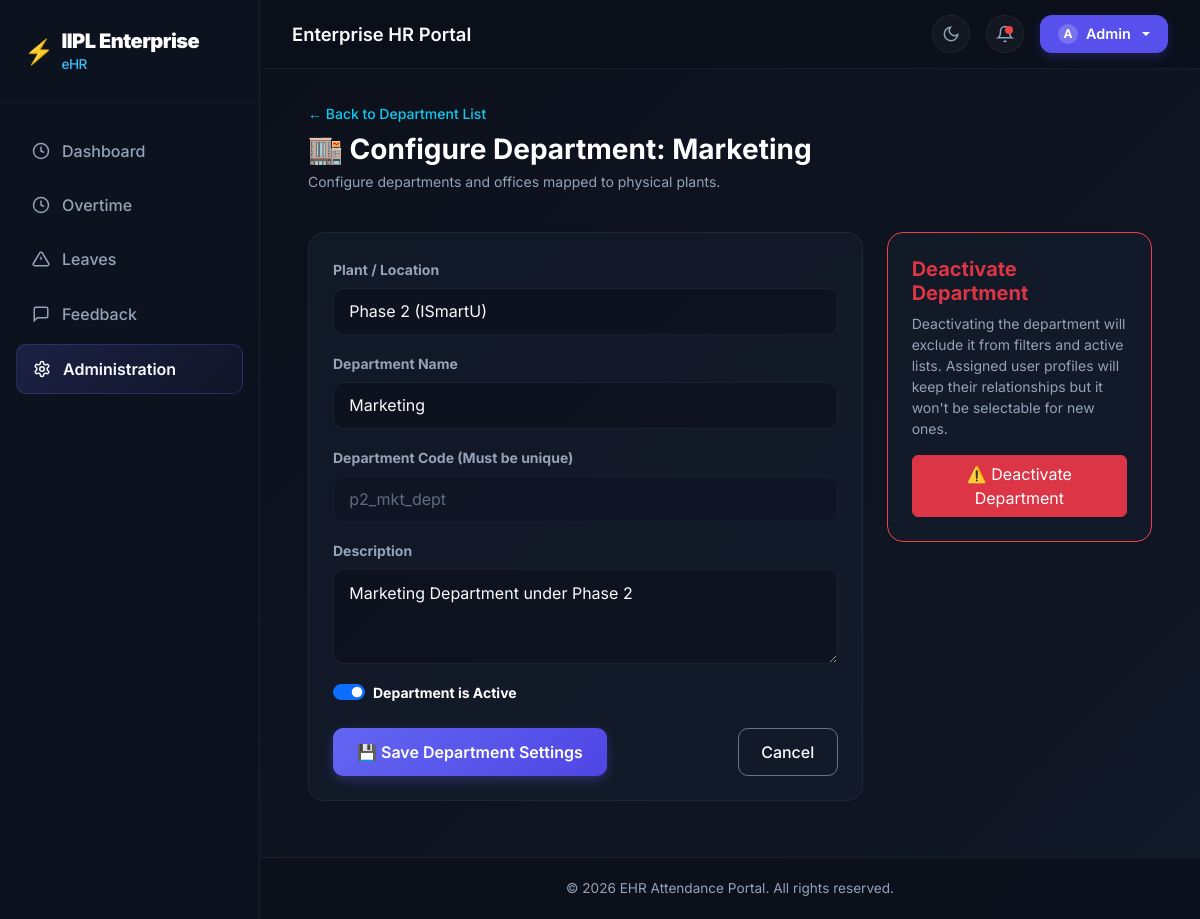
Page /admin-portal/departments/3/edit/ (signed in) on the committed database.
### attendance/models.py (models this page shows, shortened)
class Department(models.Model):
    plant = models.ForeignKey(Plant, on_delete=models.CASCADE, related_name="departments")
    name = models.CharField(max_length=100)
    code = models.CharField(max_length=50, unique=True)
    description = models.TextField(blank=True, null=True)
    is_active = models.BooleanField(default=True)

class Plant(models.Model):
    company = models.ForeignKey(Company, on_delete=models.CASCADE, related_name="plants")
    name = models.CharField(max_length=100)
    code = models.CharField(max_length=50, unique=True)
    address = models.CharField(max_length=255, blank=True, null=True)
    city = models.CharField(max_length=100, blank=True, null=True)
    state = models.CharField(max_length=100, blank=True, null=True)
    country = models.CharField(max_length=100, blank=True, null=True)
    description = models.TextField(blank=True, null=True)
    is_active = models.BooleanField(default=True)

### attendance/views_admin.py (the view, shortened to what this page needs)
# urls.py: path("admin-portal/departments/<int:dept_id>/edit/", views_admin.admin_department_edit, name="admin_department_edit"),
@admin_permission_required("role.manage")
def admin_department_edit(request, dept_id):
    dept = get_object_or_404(Department, id=dept_id)
    plants = Plant.objects.filter(is_active=True).order_by("name")
    return render(request, "attendance/admin/department_form.html", {"active_tab": "admin", "department": dept, "plants": plants, "is_create": False})

### attendance/views_admin.py (called while the page is built, shortened)
def admin_permission_required(perm_code=None):
    def decorator(view_func):
        @wraps(view_func)
        def _wrapped_view(request, *args, **kwargs):
            if not request.user.is_authenticated:
                return redirect("login")
            if request.user.is_superuser:
                return view_func(request, *args, **kwargs)
        return _wrapped_view
    return decorator

### attendance/templates/attendance/admin/department_form.html (shortened to what this page needs)
{% extends 'attendance/base.html' %}
{% block content %}
<div class="row fade-in-el mb-4">
    <div class="col-12">
        <a href="{% url 'admin_departments' %}" class="text-info text-decoration-none small fw-medium">&larr; Back to Department List</a>
        <h3 class="fw-bold text-white mt-2 mb-1">{% if is_create %}🏬 Create Department{% else %}🏬 Configure Department: {{ department.name }}{% endif %}</h3>
        <p class="text-muted small">Configure departments and offices mapped to physical plants.</p>
    </div>
</div>
<div class="row fade-in-el">
    <div class="col-lg-8 mb-4">
        <div class="card bg-dark border-secondary p-4 shadow-sm" style="background: var(--card-bg) !important; border: 1px solid var(--card-border) !important; border-radius: 16px;">
            <form method="POST">
                <div class="mb-3">
                    <label for="plant" class="form-label text-muted small fw-bold">Plant / Location</label>
                    <select id="plant" name="plant" class="form-select form-control-custom" required>
                        {% for pl in plants %}
                        <option value="{{ pl.code }}" {% if not is_create and department.plant.code == pl.code %}selected{% endif %}>{{ pl.name }} ({{ pl.company.name }})</option>
                        {% endfor %}
                    </select>
                </div>
                <div class="mb-3">
                    <label for="name" class="form-label text-muted small fw-bold">Department Name</label>
                    <input type="text" id="name" name="name" class="form-control form-control-custom"
                           placeholder="e.g., Production" value="{{ department.name|default:'' }}" required>
                </div>
                <div class="mb-3">
                    <label for="code" class="form-label text-muted small fw-bold">Department Code (Must be unique)</label>
                    <input type="text" id="code" name="code" class="form-control form-control-custom"
                           placeholder="e.g., prod" value="{{ department.code|default:'' }}"
                           {% if not is_create %}readonly style="opacity: 0.6; cursor: not-allowed;"{% endif %} required>
                </div>
                <div class="mb-3">
                    <label for="description" class="form-label text-muted small fw-bold">Description</label>
                    <textarea id="description" name="description" class="form-control form-control-custom" rows="3"
                              placeholder="Brief description of department functions...">{{ department.description|default:'' }}</textarea>
                </div>
                {% if not is_create %}
                <div class="mb-4">
                    <div class="form-check form-switch">
                        <input class="form-check-input" type="checkbox" role="switch" id="is_active" name="is_active" {% if department.is_active %}checked{% endif %}>
                        <label class="form-check-label text-white small fw-bold" for="is_active">Department is Active</label>
                    </div>
                </div>
                {% endif %}
                <div class="mt-4 d-flex justify-content-between align-items-center">
                    <button type="submit" class="btn btn-accent px-4" style="background-color: var(--primary-accent); border: none; color: #fff;">
                        💾 Save Department Settings
                    </button>
                    <a href="{% url 'admin_departments' %}" class="btn btn-outline-custom text-white border-secondary">Cancel</a>
                </div>
            </form>
        </div>
    </div>
    {% if not is_create %}
    <div class="col-lg-4 mb-4">
        {% if department.is_active %}
        <div class="card bg-dark border-danger p-4 shadow-sm" style="background: var(--card-bg) !important; border: 1px solid var(--danger-color) !important; border-radius: 16px;">
            <h5 class="fw-bold text-danger mb-2">Deactivate Department</h5>
            <p class="text-muted small">Deactivating the department will exclude it from filters and active lists. Assigned user profiles will keep their relationships but it won't be selectable for new ones.</p>
            <form method="POST">
                <button type="submit" class="btn btn-danger w-100 py-2.5 small"
                        onclick="return confirm('Are you sure you want to deactivate this department?');">
                    ⚠️ Deactivate Department
                </button>
            </form>
        </div>
        {% endif %}
    </div>
    {% endif %}
</div>
{% endblock %}

### attendance/templates/attendance/base.html (shortened to what this page needs)
{% load rbac_tags %}
<!DOCTYPE html>
<html lang="en">
<head>
    <link href="https://cdn.jsdelivr.net/npm/bootstrap@5.3.3/dist/css/bootstrap.min.css" rel="stylesheet">
    <link rel="stylesheet" href="https://cdn.jsdelivr.net/npm/bootstrap-icons@1.11.3/font/bootstrap-icons.min.css">
</head>
<body>
    {% if user.is_authenticated %}
    <div class="portal-wrapper">
        <aside class="sidebar-container d-none d-lg-flex">
            <div class="sidebar-header">
                <a href="/" class="sidebar-brand d-flex align-items-center gap-2">
                    <span class="fs-4 text-white">⚡</span>
                    <div>
                        <strong class="text-white">IIPL Enterprise</strong>
                        <span>eHR</span>
                    </div>
                </a>
            </div>
            <nav class="sidebar-menu">
                <a href="/?tab=dashboard"
                    class="sidebar-link {% if active_tab == 'dashboard' or not active_tab %}active{% endif %}">
                    <svg width="18" height="18" fill="none" stroke="currentColor" stroke-width="2" viewBox="0 0 24 24">
                        <circle cx="12" cy="12" r="10" />
                        <path d="M12 6v6l4 2" />
                    </svg>
                    Dashboard
                </a>
                <a href="{% url 'overtime' %}"
                    class="sidebar-link {% if request.resolver_match.url_name == 'overtime' %}active{% endif %}">
                    <svg width="18" height="18" fill="none" stroke="currentColor" stroke-width="2" viewBox="0 0 24 24">
                        <circle cx="12" cy="12" r="10" />
                        <polyline points="12 6 12 12 16 14" />
                    </svg>
                    Overtime
                </a>
                <a href="{% url 'leaves' %}"
                    class="sidebar-link {% if request.resolver_match.url_name == 'leaves' or active_tab == 'leaves' %}active{% endif %}">
                    <svg width="18" height="18" fill="none" stroke="currentColor" stroke-width="2" viewBox="0 0 24 24">
                        <path
                            d="M10.29 3.86L1.82 18a2 2 0 0 0 1.71 3h16.94a2 2 0 0 0 1.71-3L13.71 3.86a2 2 0 0 0-3.42 0z" />
                        <line x1="12" y1="9" x2="12" y2="13" />
                        <line x1="12" y1="17" x2="12.01" y2="17" />
                    </svg>
                    Leaves
                </a>
                <a href="{% url 'feedback' %}"
                    class="sidebar-link {% if request.resolver_match.url_name == 'feedback' %}active{% endif %}">
                    <svg width="18" height="18" fill="none" stroke="currentColor" stroke-width="2" viewBox="0 0 24 24">
                        <path d="M21 15a2 2 0 0 1-2 2H7l-4 4V5a2 2 0 0 1 2-2h14a2 2 0 0 1 2 2z"/>
                    </svg>
                    Feedback
                </a>
                {% if user.is_superuser or user|has_permission:"role.manage" or user|has_permission:"section.manage" or user|has_permission:"user.manage" %}
                <a href="{% url 'admin_dashboard' %}"
                    class="sidebar-link {% if active_tab == 'admin' %}active{% endif %}">
                    Administration
                </a>
                {% endif %}
            </nav>
        </aside>
        <main class="content-section">
            <header class="top-navbar">
                <div class="d-flex align-items-center gap-3">
                    <h2 class="top-navbar-title">Enterprise HR Portal</h2>
                </div>
                <div class="top-navbar-actions">
                    <div class="notification-btn" id="themeToggleBtn" onclick="toggleTheme()" title="Toggle Theme">
                        <svg width="18" height="18" fill="none" stroke="currentColor" stroke-width="2"
                            viewBox="0 0 24 24" id="themeIcon">
                            <path d="M21 12.79A9 9 0 1 1 11.21 3 7 7 0 0 0 21 12.79z"></path>
                        </svg>
                    </div>
                    <div class="notification-btn">
                        <svg width="18" height="18" fill="none" stroke="currentColor" stroke-width="2"
                            viewBox="0 0 24 24">
                            <path d="M18 8A6 6 0 0 0 6 8c0 7-3 9-3 9h18s-3-2-3-9" />
                            <path d="M13.73 21a2 2 0 0 1-3.46 0" />
                        </svg>
                        <span class="notification-badge"></span>
                    </div>
                    <div class="dropdown">
                        <button class="profile-dropdown-btn dropdown-toggle" type="button" id="userProfileDropdown"
                            data-bs-toggle="dropdown" aria-expanded="false">
                            <span class="profile-avatar-sm">
                                {{ user.username|slice:":1"|upper }}
                            </span>
                            <span class="profile-username-text">{{ user.username }}</span>
                        </button>
                    </div>
                </div>
            </header>
            <div class="container-fluid main-container fade-in-el px-lg-4 px-xl-5">
                {% block content %}{% endblock %}
            </div>
            <footer class="text-center mt-auto">
                <div class="container">
                    <p class="mb-0">&copy; 2026 EHR Attendance Portal. All rights reserved.</p>
                </div>
            </footer>
        </main>
    </div>
    {% endif %}
</body>
</html>

### rows in the picture
Department: name "Marketing", plant "Phase 2 (ISmartU)", code "p2_mkt_dept", description "Marketing Department under Phase 2", is_active "☑"

### other values in the picture
{{ user.username|slice:":1"|upper }} "A"
{{ user.username }} "Admin"
